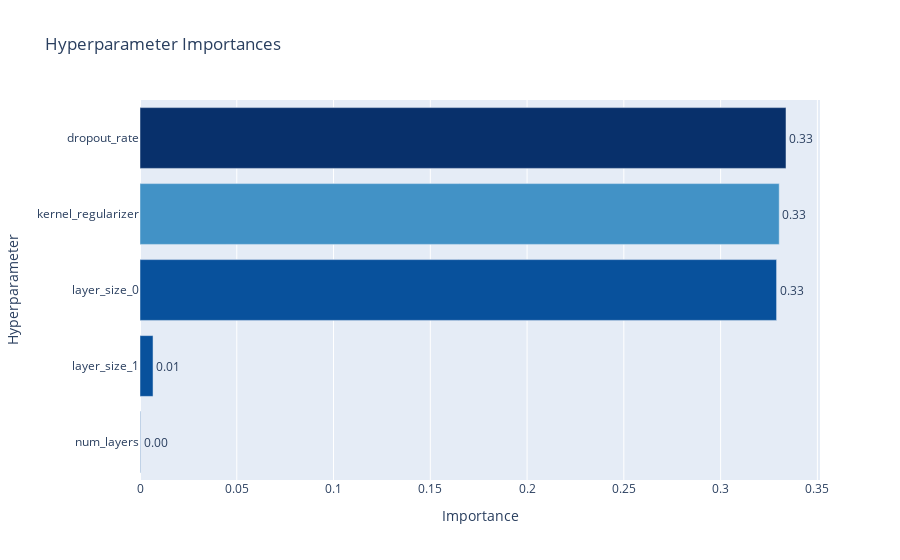

Notebook code cell kept with this figure:
### Code cell
optuna.visualization.plot_param_importances(study)

### Figure 1 — Plotly figure (JSON) as saved in the notebook; plotly's stock layout.template omitted (floating-point values rounded to 4 significant figures)
{"data": [{"cliponaxis": false, "hovertemplate": ["num_layers (IntUniformDistribution): 0.0002609919670246315<extra></extra>", "layer_size_1 (IntUniformDistribution): 0.006738793468175092<extra></extra>", "layer_size_0 (IntUniformDistribution): 0.3289219831973648<extra></extra>", "kernel_regularizer (CategoricalDistribution): 0.3302887374492252<extra></extra>", "dropout_rate (LogUniformDistribution): 0.3337894939182102<extra></extra>"], "marker": {"color": ["rgb(8,81,156)", "rgb(8,81,156)", "rgb(8,81,156)", "rgb(66,146,198)", "rgb(8,48,107)"]}, "orientation": "h", "text": ["0.0002609919670246315", "0.006738793468175092", "0.3289219831973648", "0.3302887374492252", "0.3337894939182102"], "textposition": "outside", "texttemplate": "%{text:.2f}", "type": "bar", "x": [0.000261, 0.006739, 0.3289, 0.3303, 0.3338], "y": ["num_layers", "layer_size_1", "layer_size_0", "kernel_regularizer", "dropout_rate"]}], "layout": {"autosize": true, "showlegend": false, "title": {"text": "Hyperparameter Importances"}, "xaxis": {"autorange": true, "range": [0, 0.3514], "title": {"text": "Importance"}, "type": "linear"}, "yaxis": {"autorange": true, "range": [-0.5, 4.5], "title": {"text": "Hyperparameter"}, "type": "category"}}}
